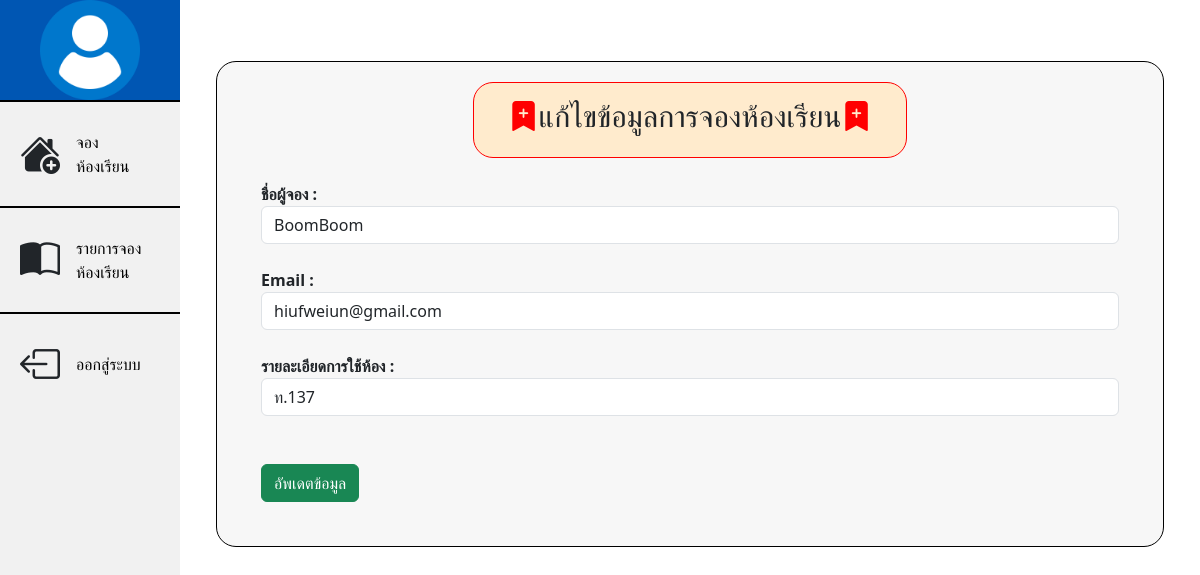
Before: /edit/2 with the older database file.
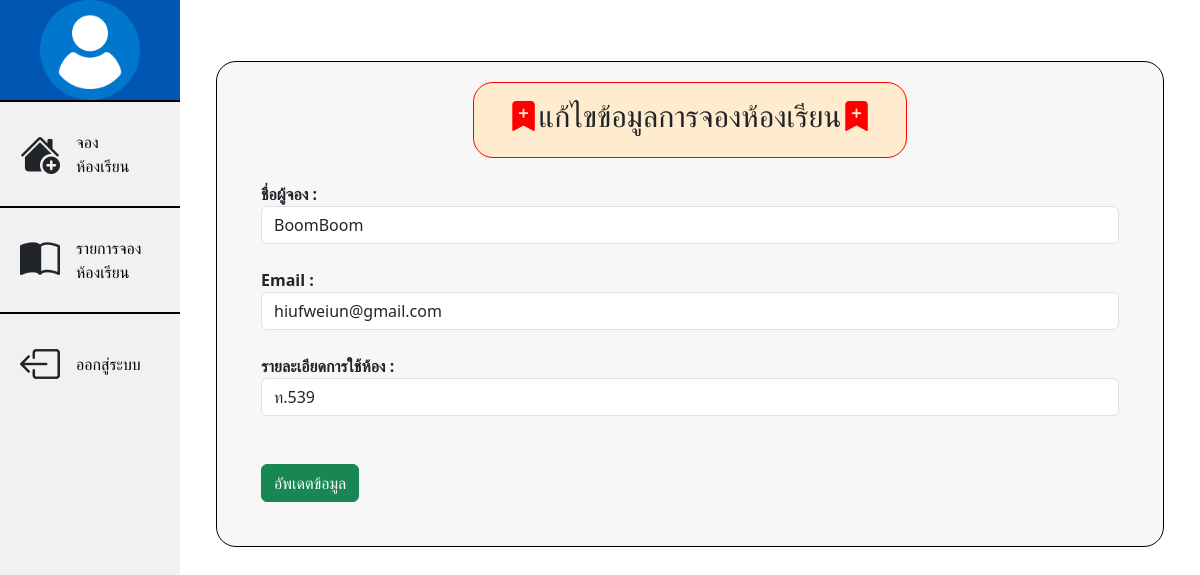
After: the same page with the newer database file.
### mywebroom1/models.py (models this page shows, shortened)
class Person(models.Model):
    name = models.CharField(max_length=100)
    Email = models.CharField(max_length=100)
    detail = models.CharField(max_length=500)
    date = models.DateField(auto_now_add=True)

### mywebroom1/views.py (the view)
# urls.py: path('edit/<person_id>',views.edit),
def edit(request,person_id):
    if request.method == "POST":
        person = Person.objects.get(id=person_id)
        person.name = request.POST["name"]
        person.Email = request.POST["Email"]
        person.detail = request.POST["detail"]
        person.save()
        messages.success(request,"อัพเดตข้อมูลเรียบร้อย")
        return redirect("/roomlist")
    else:
        person = Person.objects.get(id=person_id)
        return render(request,"edit.html",{"person":person})

### mywebroom1/templates/edit.html (shortened to what this page needs)
{% load static%}
<!DOCTYPE html>
<html lang="en">
<head>
    <link rel="stylesheet" href="{% static '/css/main.css' %}">
    <link href="https://cdn.jsdelivr.net/npm/bootstrap@5.3.2/dist/css/bootstrap.min.css" rel="stylesheet">
    <link rel="stylesheet"href="https://cdn.jsdelivr.net/npm/bootstrap-icons@1.10.3/font/bootstrap-icons.css">
</head>
<body>
    <ul class="menu">
        <div class="logo">
          <img src="{% static '/images/user.png' %}" alt="">
        </div>
        <li><i class="bi bi-house-add-fill" style="font-size: 40px;"></i><a href="/main">จองห้องเรียน</a></li>
    <li><i class="bi bi-book-half" style="font-size: 40px;"></i><a href="/roomlist">รายการจองห้องเรียน</a></li>
    <li><i class="bi bi-box-arrow-left" style="font-size: 40px;"></i><a href="/logout">ออกสู่ระบบ</a></li>
    </ul>
    <div class="section-1">
        <div class="containerone">
          <div class="flex-con-item0">
            <div class="item-span0">
              <h1><i class="bi bi-bookmark-plus-fill" style="color: rgb(255, 0, 0);"></i>แก้ไขข้อมูลการจองห้องเรียน<i class="bi bi-bookmark-plus-fill"style="color: rgb(255, 0, 0);" ></i></h1>
            </div>
          </div>
            <div class="flex-con-item2">
              <form method="post" action="">
                <div class="form-group m-4">
                  <label for="name">ชื่อผู้จอง : </label>
                  <input type="text" name="name" class="form-control" value="{{person.name}}">
                </div>
                <div class="form-group m-4">
                  <label for="Email">Email : </label>
                  <input type="text" name="Email" class="form-control" value="{{person.Email}}">
                </div>
                <div class="form-group m-4">
                  <label for="Email">รายละเอียดการใช้ห้อง : </label>
                  <input type="text" name="detail" class="form-control" value="{{person.detail}}">
                </div>
                <input type="submit" value="อัพเดตข้อมูล" class="btn btn-success m-4">
              </form>
            </div>
        </div>
    </div>
</body>
</html>

Changed rows visible on the page:
changed Person "BoomBoom": detail "ท.137" → "ท.539"
